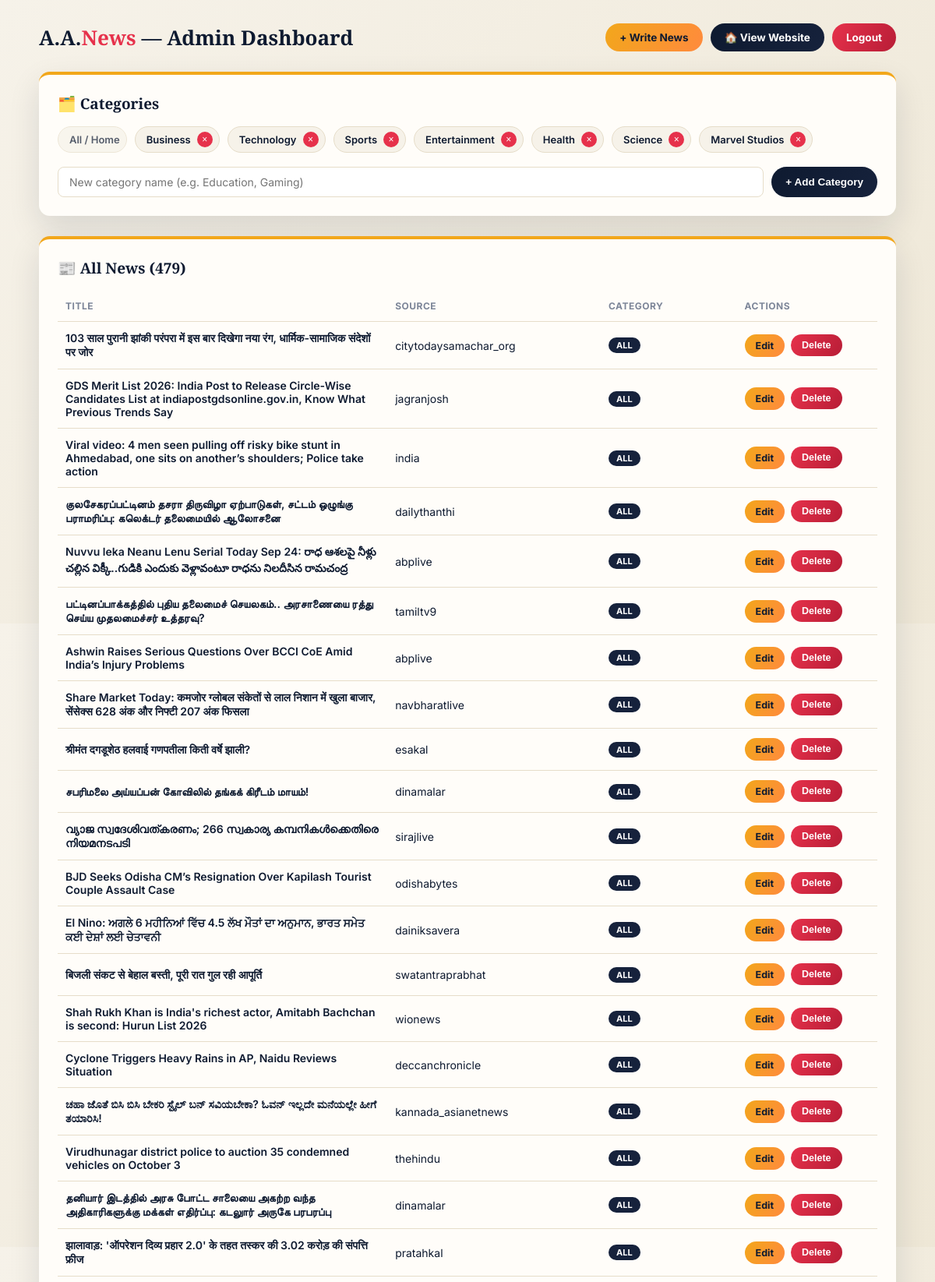
/admin (signed in, upper part), run on the app's committed database.
### tables this page shows
CREATE TABLE categories (
            id INTEGER PRIMARY KEY AUTOINCREMENT,
            slug TEXT UNIQUE,
            label TEXT
        );

CREATE TABLE news (
            id INTEGER PRIMARY KEY AUTOINCREMENT,
            title TEXT,
            source TEXT,
            image_url TEXT,
            url TEXT,
            category TEXT,
            content TEXT
        );

### app.py (the view)
@app.route('/admin')
def admin_dashboard():
    if not session.get('is_admin'):
        return redirect(url_for('login'))
    conn = sqlite3.connect(DB_PATH)
    cursor = conn.cursor()
    cursor.execute('SELECT id, title, source, category FROM news ORDER BY id DESC')
    news_rows = cursor.fetchall()
    conn.close()
    news_items = [
        {"id": r[0], "title": r[1], "source": r[2], "category": r[3]}
        for r in news_rows
    ]
    return render_template(
        'admin_dashboard.html',
        news_items=news_items,
        categories=get_all_categories()
    )

### app.py (called while the page is built)
def get_all_categories():
    conn = sqlite3.connect(DB_PATH)
    cursor = conn.cursor()
    cursor.execute("SELECT slug, label FROM categories ORDER BY id ASC")
    rows = cursor.fetchall()
    conn.close()
    return [{"slug": r[0], "label": r[1]} for r in rows]

### templates/admin_dashboard.html (shortened to what this page needs)
<!DOCTYPE html>
<html lang="en">
<head>
</head>
<body>
<div class="wrap">
    <div class="topbar">
        <h1>A.A.<span>News</span> — Admin Dashboard</h1>
        <div class="topbar-actions">
            <a href="/add_news" class="btn btn-gold">+ Write News</a>
            <a href="/" class="btn btn-navy">🏠 View Website</a>
            <a href="/logout" class="btn btn-crimson">Logout</a>
        </div>
    </div>
    <div class="card">
        <h2>🗂️ Categories</h2>
        <div class="cat-list">
            {% for cat in categories %}
                <div class="cat-chip {% if cat.slug == 'all' %}locked{% endif %}">
                    <span>{{ cat.label }}</span>
                    {% if cat.slug != 'all' %}
                    <form method="POST" action="/admin/delete_category/{{ cat.slug }}"
                          onsubmit="return confirm('Delete category \'{{ cat.label }}\'? Existing news in it will move to All / Home.');">
                        <button type="submit" class="del-cat-btn" title="Delete category">×</button>
                    </form>
                    {% endif %}
                </div>
            {% endfor %}
        </div>
        <form class="add-cat-form" method="POST" action="/admin/add_category">
            <input type="text" name="label" placeholder="New category name (e.g. Education, Gaming)" required>
            <button type="submit" class="btn btn-navy">+ Add Category</button>
        </form>
    </div>
    <div class="card">
        <h2>📰 All News ({{ news_items|length }})</h2>
        {% if news_items %}
        <table>
            <thead>
                <tr>
                    <th>Title</th>
                    <th>Source</th>
                    <th>Category</th>
                    <th>Actions</th>
                </tr>
            </thead>
            <tbody>
                {% for news in news_items %}
                <tr>
                    <td class="title-cell" data-label="Title">{{ news.title }}</td>
                    <td data-label="Source">{{ news.source or '—' }}</td>
                    <td data-label="Category"><span class="badge">{{ news.category }}</span></td>
                    <td data-label="Actions">
                        <div class="row-actions">
                            <a href="/admin/edit/{{ news.id }}" class="btn btn-gold btn-small">Edit</a>
                            <form method="POST" action="/admin/delete/{{ news.id }}"
                                  onsubmit="return confirm('Delete this news item permanently?');">
                                <button type="submit" class="btn btn-crimson btn-small">Delete</button>
                            </form>
                        </div>
                    </td>
                </tr>
                {% endfor %}
            </tbody>
        </table>
        {% else %}
        <div class="empty-state">No news in the database yet.</div>
        {% endif %}
    </div>
</div>
</body>
</html>

### templates/admin_dashboard.html (style rules this page uses)
:root { --navy: #0e1a30; --navy-soft: #16223c; --crimson: #e6314b; --crimson-deep: #b81d36; --gold: #f2a71b; --cream: #f6f2e9; --line: #e6ddc9; }
* { box-sizing: border-box; }
body { font-family: 'Inter', Arial, sans-serif; background: linear-gradient(135deg, var(--cream) 0%, #eee7d6 100%); margin: 0; padding: 30px 20px 60px; color: var(--navy); }
.wrap { max-width: 1100px; margin: 0 auto; }
.topbar { display: flex; justify-content: space-between; align-items: center; flex-wrap: wrap; gap: 12px; margin-bottom: 26px; }
.topbar h1 { font-family: 'Playfair Display', serif; font-size: 26px; margin: 0; }
.topbar h1 span { color: var(--crimson); }
.topbar-actions { display: flex; gap: 10px; flex-wrap: wrap; }
.btn { text-decoration: none; padding: 10px 18px; border-radius: 999px; font-weight: 700; font-size: 13.5px; cursor: pointer; border: none; transition: transform 0.2s ease, filter 0.2s ease; display: inline-block; }
.btn-gold { background: linear-gradient(120deg, var(--gold), #ff8a3d); color: var(--navy); }
.btn-navy { background: linear-gradient(120deg, var(--navy), var(--navy-soft)); color: #fff; }
.btn-crimson { background: linear-gradient(120deg, var(--crimson), var(--crimson-deep)); color: #fff; }
.btn-small { padding: 7px 14px; font-size: 12.5px; }
.card { background: #fffdf9; border-radius: 14px; box-shadow: 0 16px 40px rgba(14,26,48,0.12); border-top: 4px solid var(--gold); padding: 24px; margin-bottom: 26px; }
.card h2 { font-family: 'Playfair Display', serif; font-size: 19px; margin: 0 0 16px; }
.cat-list { display: flex; flex-wrap: wrap; gap: 10px; margin-bottom: 18px; }
.cat-chip { display: flex; align-items: center; gap: 8px; background: var(--cream); border: 1px solid var(--line); border-radius: 999px; padding: 6px 8px 6px 14px; font-size: 13px; font-weight: 600; }
.cat-chip form { margin: 0; }
.cat-chip .del-cat-btn { border: none; background: var(--crimson); color: #fff; width: 20px; height: 20px; border-radius: 50%; font-size: 12px; line-height: 1; cursor: pointer; }
.cat-chip.locked { opacity: 0.7; }
.add-cat-form { display: flex; gap: 10px; flex-wrap: wrap; }
.add-cat-form input[type="text"] { flex: 1; min-width: 180px; padding: 10px 14px; border: 1px solid var(--line); border-radius: 8px; font-family: inherit; font-size: 14px; }
table { width: 100%; border-collapse: collapse; }
th, td { text-align: left; padding: 12px 10px; border-bottom: 1px solid var(--line); font-size: 14px; vertical-align: middle; }
th { color: #7c8598; font-size: 12px; text-transform: uppercase; letter-spacing: 0.5px; }
td.title-cell { font-weight: 600; max-width: 340px; }
.badge { display: inline-block; background: var(--navy-soft); color: #fff; font-size: 11px; font-weight: 700; padding: 3px 10px; border-radius: 999px; text-transform: uppercase; }
.row-actions { display: flex; gap: 8px; }
.row-actions form { margin: 0; }

### data on the page
categories: label "All / Home"
categories: label "Business"
categories: label "Technology"
categories: label "Sports"
categories: label "Entertainment"
categories: label "Health"
categories: label "Science"
categories: label "Marvel Studios"
news: title "103 साल पुरानी झांकी परंपरा में इस बार दिखेगा नया रंग, धार्मिक-सामाजिक संदेशों पर जोर", source "citytodaysamachar_org", category "ALL"
news: title "GDS Merit List 2026: India Post to Release Circle-Wise Candidates List at indiapostgdsonline.gov.in, Know What Previous Trends Say", source "jagranjosh", category "ALL"
news: title "Viral video: 4 men seen pulling off risky bike stunt in Ahmedabad, one sits on another’s shoulders; Police take action", source "india", category "ALL"
news: title "குலசேகரப்பட்டினம் தசரா திருவிழா ஏற்பாடுகள், சட்டம் ஒழுங்கு பராமரிப்பு: கலெக்டர் தலைமையில் ஆலோசனை", source "dailythanthi", category "ALL"
news: title "Nuvvu leka Neanu Lenu Serial Today Sep 24: రాధ ఆశలపై నీళ్లు చల్లిన విక్కీ..గుడికి ఎందుకు వెళ్లావంటూ రాధను నిలదీసిన రామచంద్ర", source "abplive", category "ALL"
news: title "பட்டினப்பாக்கத்தில் புதிய தலைமைச் செயலகம்.. அரசாணையை ரத்து செய்ய முதலமைச்சர் உத்தரவு?", source "tamiltv9", category "ALL"
news: title "Ashwin Raises Serious Questions Over BCCI CoE Amid India’s Injury Problems", source "abplive", category "ALL"
news: title "Share Market Today: कमजोर ग्लोबल संकेतों से लाल निशान में खुला बाजार, सेंसेक्स 628 अंक और निफ्टी 207 अंक फिसला", source "navbharatlive", category "ALL"
news: title "श्रीमंत दगडूशेठ हलवाई गणपतीला किती वर्षे झाली?", source "esakal", category "ALL"
news: title "சபரிமலை அய்யப்பன் கோவிலில் தங்கக் கிரீடம் மாயம்!", source "dinamalar", category "ALL"
news: title "വ്യാജ സ്വദേശിവത്കരണം; 266 സ്വകാര്യ കമ്പനികള്‍ക്കെതിരെ നിയമനടപടി", source "sirajlive", category "ALL"
news: title "BJD Seeks Odisha CM’s Resignation Over Kapilash Tourist Couple Assault Case", source "odishabytes", category "ALL"
news: title "El Nino: ਅਗਲੇ 6 ਮਹੀਨਿਆਂ ਵਿੱਚ 4.5 ਲੱਖ ਮੌਤਾਂ ਦਾ ਅਨੁਮਾਨ, ਭਾਰਤ ਸਮੇਤ ਕਈ ਦੇਸ਼ਾਂ ਲਈ ਚੇਤਾਵਨੀ", source "dainiksavera", category "ALL"
news: title "बिजली संकट से बेहाल बस्ती, पूरी रात गुल रही आपूर्ति", source "swatantraprabhat", category "ALL"
news: title "Shah Rukh Khan is India's richest actor, Amitabh Bachchan is second: Hurun List 2026", source "wionews", category "ALL"
news: title "Cyclone Triggers Heavy Rains in AP, Naidu Reviews Situation", source "deccanchronicle", category "ALL"
news: title "ಚಹಾ ಜೊತೆ ಬಿಸಿ ಬಿಸಿ ಬೇಕರಿ ಸ್ಟೈಲ್ ಬನ್ ಸವಿಯಬೇಕಾ? ಓವನ್ ಇಲ್ಲದೇ ಮನೆಯಲ್ಲೇ ಹೀಗೆ ತಯಾರಿಸಿ!", source "kannada_asianetnews", category "ALL"
news: title "Virudhunagar district police to auction 35 condemned vehicles on October 3", source "thehindu", category "ALL"
news: title "தனியார் இடத்தில் அரசு போட்ட சாலையை அகற்ற வந்த அதிகாரிகளுக்கு மக்கள் எதிர்ப்பு: கடலுார் அருகே பரபரப்பு", source "dinamalar", category "ALL"
news: title "झालावाड़: 'ऑपरेशन दिव्य प्रहार 2.0' के तहत तस्कर की 3.02 करोड़ की संपत्ति फ्रीज", source "pratahkal", category "ALL"

### other printed values
{{ news_items|length }} "479"
